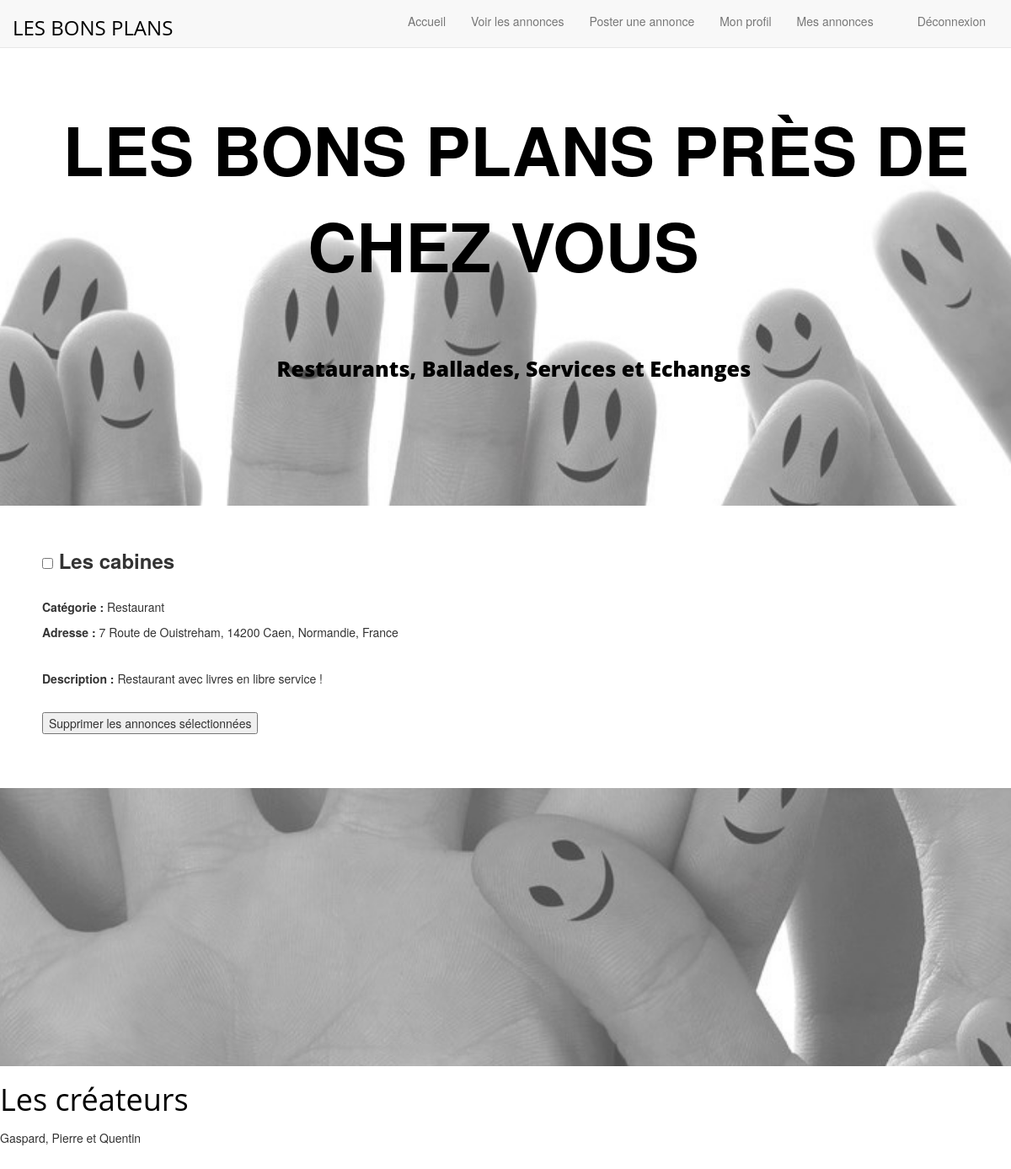
Page /annonces/mesannonces (signed in) on the committed database.
### annonces/models.py (models this page shows, shortened)
class Annonce(models.Model):
    titre = models.CharField(max_length=100)
    categorie = models.ForeignKey('Categorie')
    auteur = models.ForeignKey(User)
    descriptif = models.TextField(null=True)
    date = models.DateTimeField()
    numero = models.IntegerField(default=2)
    rue = models.CharField(max_length=100, default='Allée de la Noiseraie')
    pays = models.CharField(max_length=100, default='France')
    code_postal = models.IntegerField(default=77420)
    region = models.CharField(max_length=100, default='Île-de-France')
    ville = models.CharField(max_length=100, default='Noisy-le-Grand')
    lat = models.FloatField(default=48.8411)
    long = models.FloatField(default=2.5880)
    somme_notes = models.IntegerField(default=0)
    nb_votes = models.IntegerField(default=0)

class Categorie(models.Model):
    nom = models.CharField(max_length=30)
    def __str__(self):
        return self.nom

### annonces/views.py (the view)
def mesannonces(request):
    utilisateur = request.user
    if request.method == 'POST':
        for add in Annonce.objects.all():
            cle = request.POST.get(str(add.id))
            if cle!=None:
                add.delete()
    mesannonces = Annonce.objects.filter(auteur = utilisateur)
    return render(request,'annonces/mesannonces.html',{'mesannonces': mesannonces})

### annonces/templates/annonces/mesannonces.html (shortened to what this page needs)
{% extends "base.html" %}
{% block content %}
<form method="post" action="{% url 'mesannonces' %}"
      enctype="multipart/form-data">
  {% for object in mesannonces %}
    <div>
    <p><font size ='5'><b>     <input type="checkbox" name={{object.id}} value="true">
 {{ object.titre }} </b></font></p>
    <p><b> Catégorie : </b> {{ object.categorie }} <br>
    <b> Adresse : </b> {{ object.numero }} {{ object.rue }}, {{ object.code_postal}} {{ object.ville }}, {{ object.region }}, {{ object.pays }} </p>
    <p><b> Description : </b> {{ object.descriptif }} </p>
    </div>
  {% endfor %}
  <input type="submit" name="submit" value="Supprimer les annonces sélectionnées" />
</form>
{% endblock %}

### static/css/style.css (style rules this page uses)
*, *::before, *::after { box-sizing: inherit; }
body { font-size:14px; }
p { font-weight:300; line-height:30px; padding-bottom:15px; }

### rows in the picture
Annonce: titre "Les cabines", categorie "Restaurant", numero "7", rue "Route de Ouistreham", code_postal "14200", ville "Caen", region "Normandie", pays "France", descriptif "Restaurant avec livres en libre service !"
